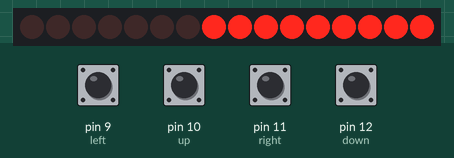
Simulated run of this sketch. Board: Arduino Uno, built with avr-gcc and run on an emulated ATmega328P. On the bench: 16 shift-register outputs drawn as a row of LEDs (first output left, lit = HIGH). Wiring (inferred from the names in the program): 2 × shift register (74HC595): data pin 2; shift clock pin 6; latch pin 4. Wiring (inferred from the signals the program sends): row of LEDs: on Q0, Q1, Q2, Q3, Q4, Q5, Q6, Q7, Q8, Q9, Q10, Q11, Q12, Q13, Q14, Q15. Inputs (shaded band) come from the test bench; at power-on: pin 9 (left), pin 10 (up), pin 11 (right), pin 12 (down) LOW. Random numbers use the default seed unless the sketch sets one.

Above: at 0.1 s.
Timing chart, 0 to 1.6 s (numbered marks = the images above):
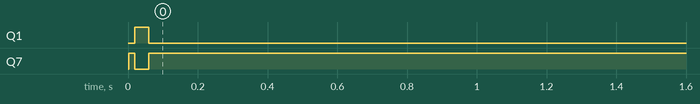

Measured:
- by itself, Q1: LOW → HIGH at 0.02 s, → LOW 0.04 s later
- by itself, Q7: LOW → HIGH at 0.00 s, → LOW 0.02 s later, → HIGH 0.04 s later

The sketch:

snake.ino
```cpp
#define DATA 2
#define SHIFT 6
#define STORE 4

#define left 9
#define up 10
#define right 11
#define down 12

int Xspeed = 0;
int Yspeed = 1;

void store();

bool frame[8][8];
int snake[64][2];

int total = 1;

int foodX = 0;
int foodY = 5;

bool mode = 0;

double currentTime = millis();
void setup (){
  pinMode(left, INPUT);
  pinMode(up, INPUT);
  pinMode(right, INPUT);
  pinMode(down, INPUT);

  pinMode(DATA, OUTPUT);
  pinMode(SHIFT, OUTPUT);
  pinMode(STORE, OUTPUT);

  randomSeed(analogRead(0));

snake[0][0] = 0;
snake[0][1] = 0;

Serial.begin(9600);
}
void loop(){
if(mode == 0){

  if(millis() >= (200+currentTime)){

    for(int i=0; i<8; i++){
      for(int j=0; j<8; j++){
        frame[i][j] = 0;
      }
    }

    for(int i=total-1; i > 0 ; i--){
      snake[i][0] = snake[i-1][0];
      snake[i][1] = snake[i-1][1];
    }

    snake[0][0] += Xspeed;
    snake[0][1] += Yspeed;

    if(snake[0][0] < 0){mode = 1;}
    if(snake[0][0] > 7){mode = 1;}
    if(snake[0][1] < 0){mode = 1;}
    if(snake[0][1] > 7){mode = 1;}

    for(int i = 1; i< total; i++){
      if((snake[i][0] == snake[0][0])&&(snake[i][1] == snake[0][1])){
        mode = 1;
      }
    }

    for(int i = 0; i < total; i++){
      frame[snake[i][0]][snake[i][1]] = 1;
    }

    if((foodX == snake[0][0])&&(foodY == snake[0][1])){
      foodX = int(random(0,7));
      foodY = int(random(0,7));
      total = total + 1;
    }

    for(int i = 1; i < total; i++){
      if((snake[i][0] == foodX)&&(snake[i][1] == foodY)){
        foodX = floor(random(0,7));
        foodY = floor(random(0,7));
      }
    }

    frame[foodX][foodY] = 1;

    currentTime = millis();
  }

  if((digitalRead(up) == 1)&&(Xspeed != 1)){
    Yspeed = 0;
    Xspeed = -1;
  }

  if((digitalRead(down) == 1)&&(Xspeed != -1)){
    Yspeed = 0;
    Xspeed = 1;
  }

  if((digitalRead(left))&&(Yspeed != 1)){
    Xspeed = 0;
    Yspeed = -1;
  }
  if((digitalRead(right) == 1)&&(Yspeed != -1)){
    Xspeed = 0;
    Yspeed = 1;
  }

}

if(mode == 1){

  for(int i=0; i<8; i++){
    for(int j=0; j<8; j++){
      frame[i][j] = 0;
    }
  }

  for(int i = 0; i < (int(total/8)+1); i++){

    if(i<int(total/8)){
      for(int j = 0; j<8; j++){
        frame[i][j] = 1;
      }
    }
    else{
      for(int j = 0; j < total-(int(total/8)); j ++){
        frame[i][j] = 1;
      }
    }

  }

}
show(frame);
}

void store() {
  digitalWrite(STORE, HIGH);
  delayMicroseconds(10);
  digitalWrite(STORE, LOW);
  delayMicroseconds(10);
}

void show(boolean a[8][8]){

  byte result[8];

  for(int i=0; i<8; i++){
    result[i] = 0;
  }

  for(int i=0; i<8; i++){
  for(int j=0; j<8; j++){

    if(a[i][j]){
       result[i] |= (1 << (7-j));
    }
  }}

  for (int i=0; i<8; i++) {
    shiftOut(DATA, SHIFT, LSBFIRST, ~result[i]);
    shiftOut(DATA, SHIFT, LSBFIRST, 128 >> i);
    store();
  }
}
```
